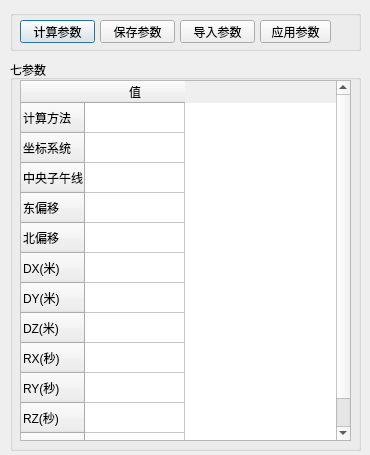
<?xml version="1.0" encoding="UTF-8"?>
<ui version="4.0">
 <class>ViewSevenParameterDialog</class>
 <widget class="QDialog" name="ViewSevenParameterDialog">
  <property name="geometry">
   <rect>
    <x>0</x>
    <y>0</y>
    <width>370</width>
    <height>455</height>
   </rect>
  </property>
  <property name="windowTitle">
   <string>七参数计算</string>
  </property>
  <widget class="QGroupBox" name="groupBox_4">
   <property name="geometry">
    <rect>
     <x>10</x>
     <y>60</y>
     <width>351</width>
     <height>391</height>
    </rect>
   </property>
   <property name="title">
    <string>七参数</string>
   </property>
   <widget class="QTableWidget" name="tableWidget">
    <property name="geometry">
     <rect>
      <x>10</x>
      <y>20</y>
      <width>331</width>
      <height>361</height>
     </rect>
    </property>
    <row>
     <property name="text">
      <string>计算方法</string>
     </property>
    </row>
    <row>
     <property name="text">
      <string>坐标系统</string>
     </property>
    </row>
    <row>
     <property name="text">
      <string>中央子午线</string>
     </property>
    </row>
    <row>
     <property name="text">
      <string>东偏移</string>
     </property>
    </row>
    <row>
     <property name="text">
      <string>北偏移</string>
     </property>
    </row>
    <row>
     <property name="text">
      <string>DX(米)</string>
     </property>
    </row>
    <row>
     <property name="text">
      <string>DY(米)</string>
     </property>
    </row>
    <row>
     <property name="text">
      <string>DZ(米)</string>
     </property>
    </row>
    <row>
     <property name="text">
      <string>RX(秒)</string>
     </property>
    </row>
    <row>
     <property name="text">
      <string>RY(秒)</string>
     </property>
    </row>
    <row>
     <property name="text">
      <string>RZ(秒)</string>
     </property>
    </row>
    <row>
     <property name="text">
      <string>PPM</string>
     </property>
    </row>
    <column>
     <property name="text">
      <string>值</string>
     </property>
    </column>
   </widget>
  </widget>
  <widget class="QGroupBox" name="groupBox_2">
   <property name="geometry">
    <rect>
     <x>10</x>
     <y>10</y>
     <width>351</width>
     <height>41</height>
    </rect>
   </property>
   <property name="title">
    <string/>
   </property>
   <widget class="QPushButton" name="pushButton_Caculate">
    <property name="geometry">
     <rect>
      <x>10</x>
      <y>10</y>
      <width>75</width>
      <height>23</height>
     </rect>
    </property>
    <property name="minimumSize">
     <size>
      <width>75</width>
      <height>0</height>
     </size>
    </property>
    <property name="text">
     <string>计算参数</string>
    </property>
   </widget>
   <widget class="QPushButton" name="pushButton_Save">
    <property name="geometry">
     <rect>
      <x>90</x>
      <y>10</y>
      <width>75</width>
      <height>23</height>
     </rect>
    </property>
    <property name="minimumSize">
     <size>
      <width>75</width>
      <height>0</height>
     </size>
    </property>
    <property name="text">
     <string>保存参数</string>
    </property>
   </widget>
   <widget class="QPushButton" name="pushButton_Input">
    <property name="geometry">
     <rect>
      <x>170</x>
      <y>10</y>
      <width>75</width>
      <height>23</height>
     </rect>
    </property>
    <property name="minimumSize">
     <size>
      <width>75</width>
      <height>0</height>
     </size>
    </property>
    <property name="text">
     <string>导入参数</string>
    </property>
   </widget>
   <widget class="QPushButton" name="pushButton_Apply">
    <property name="geometry">
     <rect>
      <x>250</x>
      <y>10</y>
      <width>71</width>
      <height>23</height>
     </rect>
    </property>
    <property name="minimumSize">
     <size>
      <width>71</width>
      <height>0</height>
     </size>
    </property>
    <property name="text">
     <string>应用参数</string>
    </property>
   </widget>
  </widget>
 </widget>
 <resources/>
 <connections/>
</ui>
